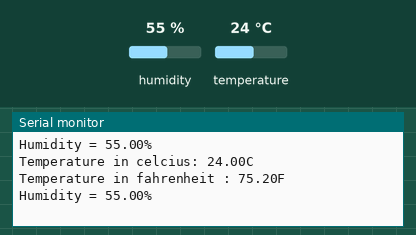
Recording of a sketch running on a simulated Arduino Uno, built with avr-gcc and run on an emulated ATmega328P. On the bench: the last lines printed to the serial monitor. Wiring (inferred from the names in the program): DHT11 sensor: data pin 10. Inputs (shaded band) come from the test bench; at power-on: humidity 55 %, temperature 24 °C.

Above: at 2.4 s.
2.5 s: humidity set to 22 %
At 3.2 s:
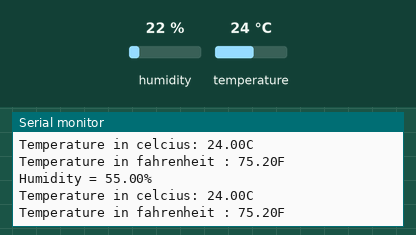
4.8 s: temperature set to 12 °C
At 6.6 s:
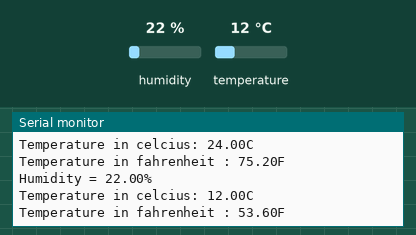
7.1 s: humidity set to 40 %
At 9.7 s:
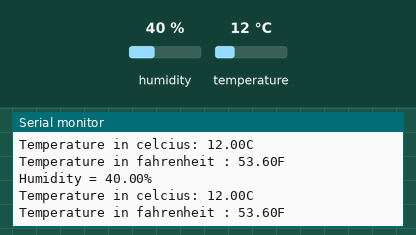
Timing chart, 0 to 11.2 s (numbered marks = the images above; inputs shaded):
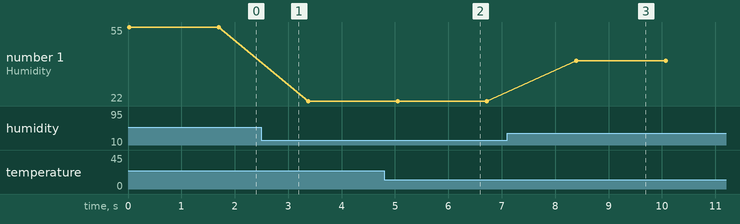

Measured:
- after the input at 4.8 s, the serial monitor: prints a new line after 1.0 s (image 2)
- after the input at 7.1 s, the serial monitor: prints a new line after 1.3 s (image 3)
- plotted number 1: 55 → 22 after the input at 2.5 s, 22 → 40 after the input at 7.1 s

The sketch:

temp_humidity.ino
```cpp
#include <dht.h>
#define outpin 10
#define LED_PIN 9
dht DHT;
void setup(){
  Serial.begin(9600);
}
void loop(){
  int readData = DHT.read11(outpin);
  float h = DHT.humidity;
  Serial.print("Humidity = ");
  Serial.print(h);
  Serial.println("%");
  delay(800);
  float temp = DHT.temperature;
  Serial.print("Temperature in celcius: ");
  Serial.print(temp);
  Serial.println("C");
  Serial.print("Temperature in fahrenheit : ");
  Serial.print((temp*9/5)+32);
  Serial.println("F");
  delay(800);

  if(temp>=29.00){
     digitalWrite(LED_PIN,HIGH);
  delay(50);
  }
  else{
     digitalWrite(LED_PIN,LOW);
  delay(50);
  }
}
```
